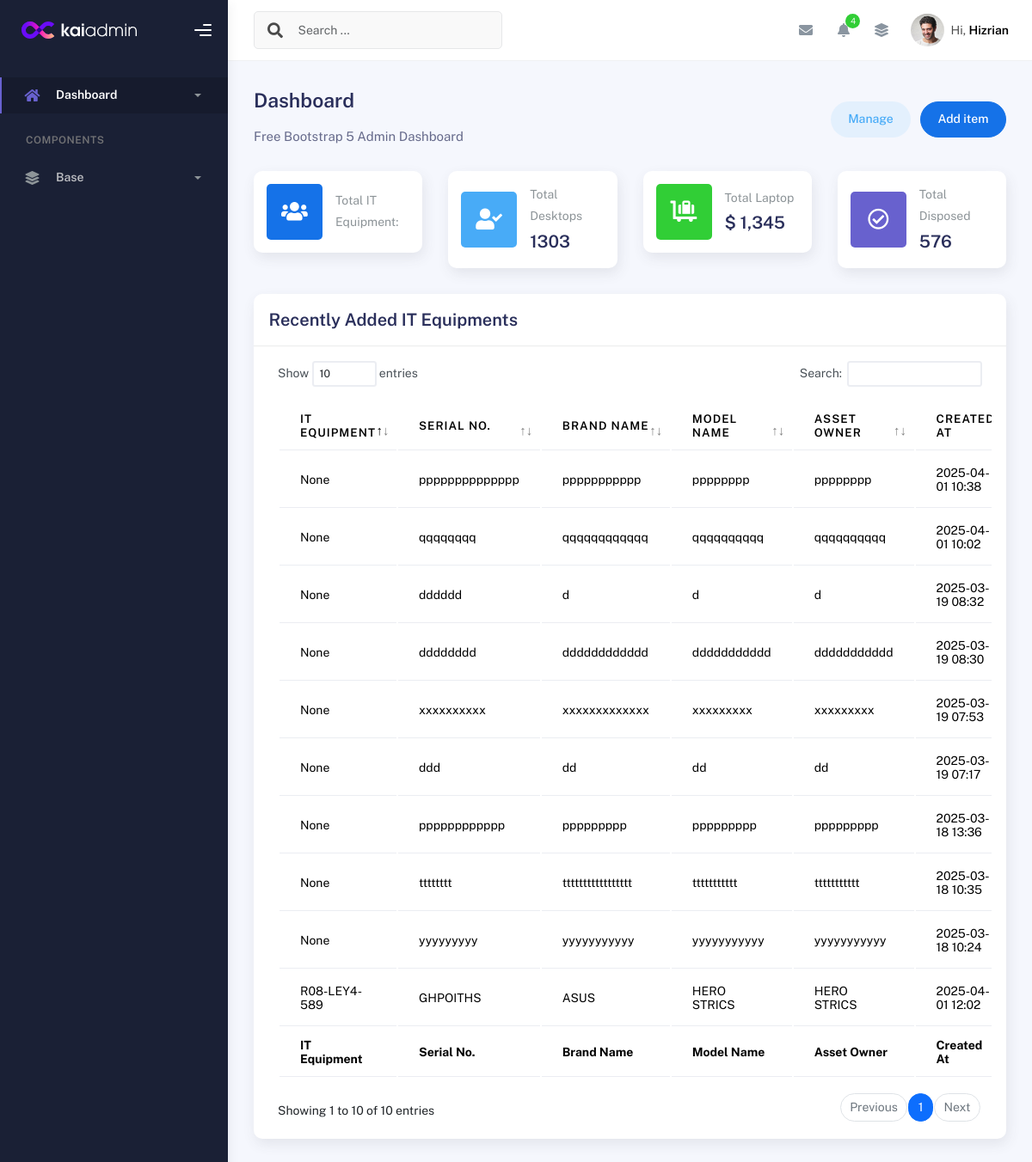
Before: / with the older database file.
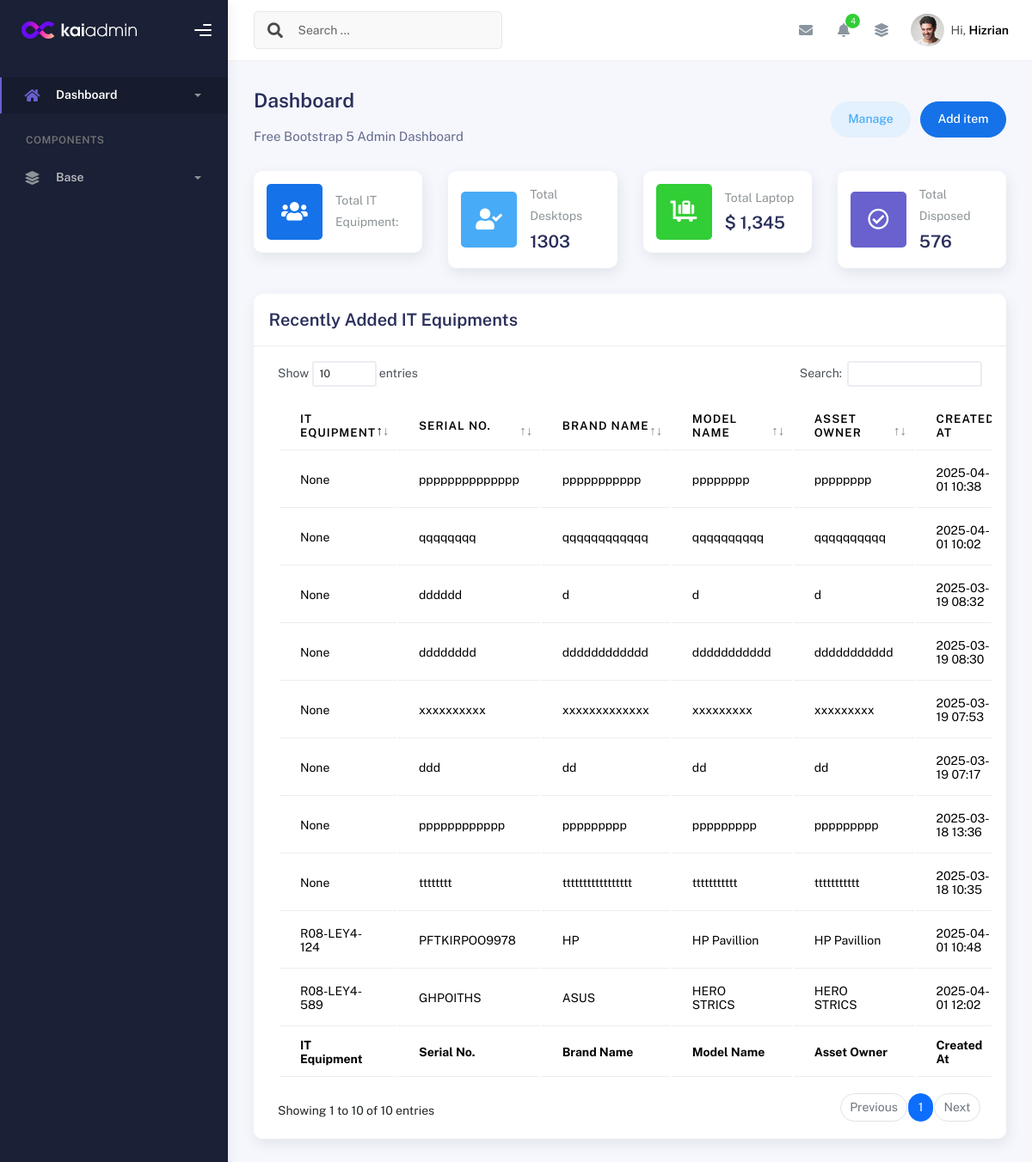
After: the same page with the newer database file.
### inventory/models.py (models this page shows, shortened)
class DesktopDetails(models.Model):
    id = models.IntegerField(primary_key=True)  # Allow manual assignment
    desktop_package = models.ForeignKey(Desktop_Package, related_name='desktop_details', on_delete=models.CASCADE)
    serial_no = models.CharField(max_length=255)
    computer_name = models.CharField(max_length=255, unique=True, null=True)
    brand_name = models.CharField(max_length=255)
    model = models.CharField(max_length=255, null=True)
    processor = models.CharField(max_length=33, null=True)
    memory = models.CharField(max_length=100, null=True)
    drive = models.CharField(max_length=332, null=True)
    asset_owner = models.CharField(max_length=255, null=True)
    desktop_Graphics = models.CharField(max_length=100, blank=True, null=True)
    desktop_Graphics_Size = models.CharField(max_length=100, blank=True, null=True)
    desktop_OS = models.CharField(max_length=100, blank=True, null=True)
    desktop_Office = models.CharField(max_length=100, blank=True, null=True)
    desktop_OS_keys = models.CharField(max_length=100, blank=True, null=True)
    desktop_Office_keys = models.CharField(max_length=100, blank=True, null=True)
    is_disposed = models.BooleanField(default=False)  # To indicate if the Desktop is disposed
    created_at = models.DateTimeField(default=timezone.now)  # Date when the desktop was added

### inventory/views.py (the view)
# urls.py: path('', views.recent_it_equipment_base, name='recent_it_equipment'),
def recent_it_equipment_base(request):
    recent_desktops = DesktopDetails.objects.filter(is_disposed=False).order_by('-created_at')[:10]
    return render(request, 'base.html', {
        'recent_desktops': recent_desktops,
    })

### templates/base.html (shortened to what the changed rows need)
{% load static %}
<link href="https://stackpath.bootstrapcdn.com/bootstrap/5.1.3/css/bootstrap.min.css" rel="stylesheet">
<link href="https://cdnjs.cloudflare.com/ajax/libs/font-awesome/5.15.4/css/all.min.css" rel="stylesheet">
<!DOCTYPE html>
<html lang="en">
  <head>
    {% block head %}
    <link rel="stylesheet" href="{% static 'css/bootstrap.min.css' %}">
    <link rel="stylesheet" href="{% static 'css/plugins.min.css' %}">
    <link rel="stylesheet" href="{% static 'css/kaiadmin.min.css' %}">
    {% endblock %}
  </head>
  <body>
    {% block sidebar %}
    <div class="wrapper">
       {% endblock %}
      {% block navbar %}
      <div class="main-panel">
 {% endblock %}
{% block content %}
        <div class="container">
          <div class="page-inner">
            <div class="row">
              <div class="col-md-12">
                <div class="card">
                  <div class="card-body">
                    <div class="table-responsive">
                      <table id="basic-datatables" class="display table table-striped-header-blue table-hover">
                        <thead>
                          <tr>
                            <th>IT Equipment</th>
                            <th>Serial No.</th>
                            <th>Brand Name</th>
                            <th>Model Name</th>
                            <th>Asset Owner</th>
                            <th>Created At</th>
                          </tr>
                        </thead>
                        <tfoot>
                          <tr>
                            <th>IT Equipment</th>
                            <th>Serial No.</th>
                            <th>Brand Name</th>
                            <th>Model Name</th>
                            <th>Asset Owner</th>
                            <th>Created At</th>
                          </tr>
                        </tfoot>
                        <tbody>
                          {% for desktop in recent_desktops %}
                          <tr>
                            <td>{{ desktop.computer_name }}</td>
                            <td>{{ desktop.serial_no }}</td>
                            <td>{{ desktop.brand_name }}</td>
                            <td>{{ desktop.model }}</td>
                            <td>{{ desktop.model }}</td>
                            <td>{{ desktop.created_at|date:"Y-m-d H:i" }}</td>
                          </tr>
                          {% endfor %}
                        </tbody>
                      </table>
                    </div>
                  </div>
                </div>
              </div>
            </div>
        </div>
{% endblock %}
  </body>
</html>

Changed rows visible on the page:
no longer on this page (row unchanged): DesktopDetails: computer_name "None", serial_no "yyyyyyyyy", brand_name "yyyyyyyyyyy", model "yyyyyyyyyyy", created_at "2025-03-18 10:24"
now on this page (row edited): DesktopDetails: computer_name "R08-LEY4-124", serial_no "PFTKIRPOO9978", brand_name "HP", model "HP Pavillion", created_at "2025-04-01 10:48"
